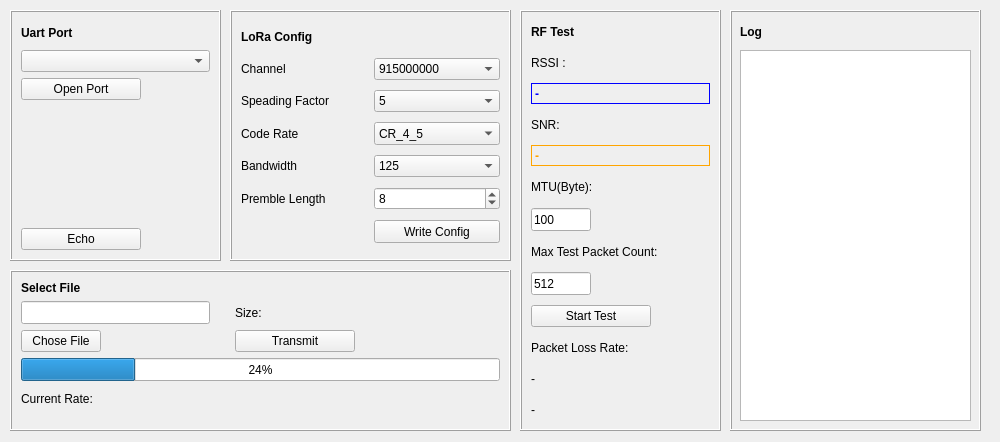
<?xml version="1.0" encoding="UTF-8"?>
<ui version="4.0">
 <class>MainWindow</class>
 <widget class="QMainWindow" name="MainWindow">
  <property name="geometry">
   <rect>
    <x>0</x>
    <y>0</y>
    <width>1000</width>
    <height>442</height>
   </rect>
  </property>
  <property name="sizePolicy">
   <sizepolicy hsizetype="Fixed" vsizetype="Fixed">
    <horstretch>0</horstretch>
    <verstretch>0</verstretch>
   </sizepolicy>
  </property>
  <property name="minimumSize">
   <size>
    <width>1000</width>
    <height>442</height>
   </size>
  </property>
  <property name="maximumSize">
   <size>
    <width>1000</width>
    <height>442</height>
   </size>
  </property>
  <property name="windowTitle">
   <string>MainWindow</string>
  </property>
  <property name="styleSheet">
   <string notr="true"/>
  </property>
  <widget class="QWidget" name="centralwidget">
   <property name="sizePolicy">
    <sizepolicy hsizetype="Fixed" vsizetype="Fixed">
     <horstretch>0</horstretch>
     <verstretch>0</verstretch>
    </sizepolicy>
   </property>
   <property name="font">
    <font>
     <family>Tahoma</family>
    </font>
   </property>
   <property name="styleSheet">
    <string notr="true"/>
   </property>
   <widget class="QFrame" name="port">
    <property name="geometry">
     <rect>
      <x>10</x>
      <y>10</y>
      <width>211</width>
      <height>251</height>
     </rect>
    </property>
    <property name="frameShape">
     <enum>QFrame::Box</enum>
    </property>
    <property name="frameShadow">
     <enum>QFrame::Raised</enum>
    </property>
    <layout class="QVBoxLayout" name="verticalLayout">
     <item>
      <widget class="QLabel" name="label_8">
       <property name="sizePolicy">
        <sizepolicy hsizetype="Preferred" vsizetype="Preferred">
         <horstretch>0</horstretch>
         <verstretch>0</verstretch>
        </sizepolicy>
       </property>
       <property name="minimumSize">
        <size>
         <width>0</width>
         <height>23</height>
        </size>
       </property>
       <property name="maximumSize">
        <size>
         <width>16777215</width>
         <height>23</height>
        </size>
       </property>
       <property name="font">
        <font>
         <family>Tahoma</family>
         <weight>75</weight>
         <bold>true</bold>
        </font>
       </property>
       <property name="text">
        <string>Uart Port</string>
       </property>
      </widget>
     </item>
     <item>
      <widget class="QComboBox" name="comboBoxUart">
       <property name="enabled">
        <bool>true</bool>
       </property>
       <property name="styleSheet">
        <string notr="true"/>
       </property>
      </widget>
     </item>
     <item>
      <widget class="QPushButton" name="pushButtonUart">
       <property name="maximumSize">
        <size>
         <width>120</width>
         <height>22</height>
        </size>
       </property>
       <property name="styleSheet">
        <string notr="true"/>
       </property>
       <property name="text">
        <string>Open Port</string>
       </property>
      </widget>
     </item>
     <item>
      <spacer name="verticalSpacer">
       <property name="orientation">
        <enum>Qt::Vertical</enum>
       </property>
       <property name="sizeHint" stdset="0">
        <size>
         <width>20</width>
         <height>40</height>
        </size>
       </property>
      </spacer>
     </item>
     <item>
      <widget class="QPushButton" name="ate">
       <property name="maximumSize">
        <size>
         <width>120</width>
         <height>22</height>
        </size>
       </property>
       <property name="styleSheet">
        <string notr="true"/>
       </property>
       <property name="text">
        <string>Echo</string>
       </property>
      </widget>
     </item>
    </layout>
   </widget>
   <widget class="QFrame" name="log">
    <property name="geometry">
     <rect>
      <x>730</x>
      <y>10</y>
      <width>251</width>
      <height>421</height>
     </rect>
    </property>
    <property name="frameShape">
     <enum>QFrame::Box</enum>
    </property>
    <property name="frameShadow">
     <enum>QFrame::Raised</enum>
    </property>
    <widget class="QTextEdit" name="textEditLog">
     <property name="geometry">
      <rect>
       <x>10</x>
       <y>40</y>
       <width>231</width>
       <height>371</height>
      </rect>
     </property>
     <property name="sizePolicy">
      <sizepolicy hsizetype="Preferred" vsizetype="Preferred">
       <horstretch>0</horstretch>
       <verstretch>0</verstretch>
      </sizepolicy>
     </property>
     <property name="maximumSize">
      <size>
       <width>800</width>
       <height>16777215</height>
      </size>
     </property>
     <property name="styleSheet">
      <string notr="true"/>
     </property>
     <property name="frameShape">
      <enum>QFrame::StyledPanel</enum>
     </property>
     <property name="html">
      <string>&lt;!DOCTYPE HTML PUBLIC &quot;-//W3C//DTD HTML 4.0//EN&quot; &quot;http://www.w3.org/TR/REC-html40/strict.dtd&quot;&gt;
&lt;html&gt;&lt;head&gt;&lt;meta name=&quot;qrichtext&quot; content=&quot;1&quot; /&gt;&lt;style type=&quot;text/css&quot;&gt;
p, li { white-space: pre-wrap; }
&lt;/style&gt;&lt;/head&gt;&lt;body style=&quot; font-family:'Tahoma'; font-size:9pt; font-weight:400; font-style:normal;&quot;&gt;
&lt;p style=&quot;-qt-paragraph-type:empty; margin-top:0px; margin-bottom:0px; margin-left:0px; margin-right:0px; -qt-block-indent:0; text-indent:0px; font-family:'SimSun';&quot;&gt;&lt;br /&gt;&lt;/p&gt;&lt;/body&gt;&lt;/html&gt;</string>
     </property>
    </widget>
    <widget class="QLabel" name="label_9">
     <property name="geometry">
      <rect>
       <x>10</x>
       <y>10</y>
       <width>71</width>
       <height>23</height>
      </rect>
     </property>
     <property name="font">
      <font>
       <family>Tahoma</family>
       <weight>75</weight>
       <bold>true</bold>
      </font>
     </property>
     <property name="text">
      <string>Log</string>
     </property>
    </widget>
   </widget>
   <widget class="QFrame" name="config">
    <property name="geometry">
     <rect>
      <x>230</x>
      <y>10</y>
      <width>281</width>
      <height>251</height>
     </rect>
    </property>
    <property name="font">
     <font>
      <family>Tahoma</family>
     </font>
    </property>
    <property name="frameShape">
     <enum>QFrame::Box</enum>
    </property>
    <property name="frameShadow">
     <enum>QFrame::Raised</enum>
    </property>
    <layout class="QGridLayout" name="gridLayout">
     <item row="0" column="0">
      <widget class="QLabel" name="label_3">
       <property name="maximumSize">
        <size>
         <width>16777215</width>
         <height>23</height>
        </size>
       </property>
       <property name="font">
        <font>
         <family>Tahoma</family>
         <weight>75</weight>
         <bold>true</bold>
        </font>
       </property>
       <property name="text">
        <string>LoRa Config</string>
       </property>
      </widget>
     </item>
     <item row="1" column="0">
      <widget class="QLabel" name="channel">
       <property name="text">
        <string>Channel</string>
       </property>
      </widget>
     </item>
     <item row="1" column="1">
      <widget class="QComboBox" name="channelBox">
       <item>
        <property name="text">
         <string>915000000</string>
        </property>
       </item>
       <item>
        <property name="text">
         <string>914800000</string>
        </property>
       </item>
       <item>
        <property name="text">
         <string>914600000</string>
        </property>
       </item>
       <item>
        <property name="text">
         <string>915200000</string>
        </property>
       </item>
       <item>
        <property name="text">
         <string>915400000</string>
        </property>
       </item>
      </widget>
     </item>
     <item row="2" column="0">
      <widget class="QLabel" name="label_5">
       <property name="font">
        <font>
         <family>Tahoma</family>
         <weight>50</weight>
         <bold>false</bold>
        </font>
       </property>
       <property name="text">
        <string>Speading Factor</string>
       </property>
      </widget>
     </item>
     <item row="2" column="1">
      <widget class="QComboBox" name="sf">
       <item>
        <property name="text">
         <string>5</string>
        </property>
       </item>
       <item>
        <property name="text">
         <string>6</string>
        </property>
       </item>
       <item>
        <property name="text">
         <string>7</string>
        </property>
       </item>
      </widget>
     </item>
     <item row="3" column="0">
      <widget class="QLabel" name="label_6">
       <property name="font">
        <font>
         <family>Tahoma</family>
        </font>
       </property>
       <property name="text">
        <string>Code Rate</string>
       </property>
      </widget>
     </item>
     <item row="3" column="1">
      <widget class="QComboBox" name="crBox">
       <property name="maximumSize">
        <size>
         <width>16777215</width>
         <height>23</height>
        </size>
       </property>
       <item>
        <property name="text">
         <string>CR_4_5</string>
        </property>
       </item>
       <item>
        <property name="text">
         <string>CR_4_6</string>
        </property>
       </item>
       <item>
        <property name="text">
         <string>CR_4_7</string>
        </property>
       </item>
       <item>
        <property name="text">
         <string>CR_LI_4_5</string>
        </property>
       </item>
       <item>
        <property name="text">
         <string>CR_LI_4_6</string>
        </property>
       </item>
       <item>
        <property name="text">
         <string>CR_LI_4_7</string>
        </property>
       </item>
      </widget>
     </item>
     <item row="4" column="0">
      <widget class="QLabel" name="label_4">
       <property name="text">
        <string>Bandwidth</string>
       </property>
      </widget>
     </item>
     <item row="4" column="1">
      <widget class="QComboBox" name="bwBox">
       <item>
        <property name="text">
         <string>125</string>
        </property>
       </item>
       <item>
        <property name="text">
         <string>250</string>
        </property>
       </item>
      </widget>
     </item>
     <item row="5" column="0">
      <widget class="QLabel" name="label_7">
       <property name="text">
        <string>Premble Length</string>
       </property>
      </widget>
     </item>
     <item row="5" column="1">
      <widget class="QSpinBox" name="prembleBox">
       <property name="maximumSize">
        <size>
         <width>126</width>
         <height>23</height>
        </size>
       </property>
       <property name="wrapping">
        <bool>false</bool>
       </property>
       <property name="accelerated">
        <bool>true</bool>
       </property>
       <property name="showGroupSeparator" stdset="0">
        <bool>false</bool>
       </property>
       <property name="minimum">
        <number>5</number>
       </property>
       <property name="maximum">
        <number>256</number>
       </property>
       <property name="value">
        <number>8</number>
       </property>
      </widget>
     </item>
     <item row="6" column="1">
      <widget class="QPushButton" name="read">
       <property name="sizePolicy">
        <sizepolicy hsizetype="Minimum" vsizetype="Fixed">
         <horstretch>0</horstretch>
         <verstretch>0</verstretch>
        </sizepolicy>
       </property>
       <property name="minimumSize">
        <size>
         <width>0</width>
         <height>23</height>
        </size>
       </property>
       <property name="maximumSize">
        <size>
         <width>16777215</width>
         <height>23</height>
        </size>
       </property>
       <property name="text">
        <string>Write Config</string>
       </property>
      </widget>
     </item>
    </layout>
   </widget>
   <widget class="QFrame" name="progress">
    <property name="geometry">
     <rect>
      <x>10</x>
      <y>270</y>
      <width>501</width>
      <height>161</height>
     </rect>
    </property>
    <property name="frameShape">
     <enum>QFrame::Box</enum>
    </property>
    <property name="frameShadow">
     <enum>QFrame::Raised</enum>
    </property>
    <layout class="QFormLayout" name="formLayout">
     <property name="horizontalSpacing">
      <number>25</number>
     </property>
     <item row="0" column="0">
      <widget class="QLabel" name="label">
       <property name="font">
        <font>
         <family>Tahoma</family>
         <weight>75</weight>
         <bold>true</bold>
        </font>
       </property>
       <property name="text">
        <string>Select File </string>
       </property>
      </widget>
     </item>
     <item row="2" column="0">
      <widget class="QLineEdit" name="lineEditFile">
       <property name="sizePolicy">
        <sizepolicy hsizetype="Preferred" vsizetype="Preferred">
         <horstretch>0</horstretch>
         <verstretch>0</verstretch>
        </sizepolicy>
       </property>
       <property name="minimumSize">
        <size>
         <width>189</width>
         <height>23</height>
        </size>
       </property>
       <property name="maximumSize">
        <size>
         <width>16777215</width>
         <height>23</height>
        </size>
       </property>
      </widget>
     </item>
     <item row="2" column="1">
      <widget class="QLabel" name="labelPictureSize">
       <property name="minimumSize">
        <size>
         <width>0</width>
         <height>23</height>
        </size>
       </property>
       <property name="maximumSize">
        <size>
         <width>16777215</width>
         <height>22</height>
        </size>
       </property>
       <property name="styleSheet">
        <string notr="true"/>
       </property>
       <property name="text">
        <string>Size:</string>
       </property>
      </widget>
     </item>
     <item row="4" column="0">
      <widget class="QPushButton" name="pushButtonFile">
       <property name="sizePolicy">
        <sizepolicy hsizetype="Preferred" vsizetype="Fixed">
         <horstretch>0</horstretch>
         <verstretch>0</verstretch>
        </sizepolicy>
       </property>
       <property name="minimumSize">
        <size>
         <width>0</width>
         <height>22</height>
        </size>
       </property>
       <property name="maximumSize">
        <size>
         <width>130</width>
         <height>22</height>
        </size>
       </property>
       <property name="styleSheet">
        <string notr="true"/>
       </property>
       <property name="text">
        <string>Chose File</string>
       </property>
      </widget>
     </item>
     <item row="4" column="1">
      <widget class="QPushButton" name="pushButtonTransmit">
       <property name="sizePolicy">
        <sizepolicy hsizetype="Fixed" vsizetype="Fixed">
         <horstretch>0</horstretch>
         <verstretch>0</verstretch>
        </sizepolicy>
       </property>
       <property name="minimumSize">
        <size>
         <width>0</width>
         <height>22</height>
        </size>
       </property>
       <property name="maximumSize">
        <size>
         <width>120</width>
         <height>22</height>
        </size>
       </property>
       <property name="styleSheet">
        <string notr="true"/>
       </property>
       <property name="text">
        <string>Transmit</string>
       </property>
      </widget>
     </item>
     <item row="6" column="0" colspan="2">
      <widget class="QProgressBar" name="progressBar">
       <property name="sizePolicy">
        <sizepolicy hsizetype="Preferred" vsizetype="Preferred">
         <horstretch>0</horstretch>
         <verstretch>0</verstretch>
        </sizepolicy>
       </property>
       <property name="minimumSize">
        <size>
         <width>0</width>
         <height>23</height>
        </size>
       </property>
       <property name="maximumSize">
        <size>
         <width>16777215</width>
         <height>22</height>
        </size>
       </property>
       <property name="styleSheet">
        <string notr="true"/>
       </property>
       <property name="value">
        <number>24</number>
       </property>
      </widget>
     </item>
     <item row="7" column="0">
      <widget class="QLabel" name="labelRate">
       <property name="sizePolicy">
        <sizepolicy hsizetype="Fixed" vsizetype="Fixed">
         <horstretch>0</horstretch>
         <verstretch>0</verstretch>
        </sizepolicy>
       </property>
       <property name="minimumSize">
        <size>
         <width>0</width>
         <height>23</height>
        </size>
       </property>
       <property name="maximumSize">
        <size>
         <width>16777215</width>
         <height>23</height>
        </size>
       </property>
       <property name="styleSheet">
        <string notr="true"/>
       </property>
       <property name="text">
        <string>Current Rate: </string>
       </property>
      </widget>
     </item>
    </layout>
   </widget>
   <widget class="QFrame" name="rfTest">
    <property name="geometry">
     <rect>
      <x>520</x>
      <y>10</y>
      <width>201</width>
      <height>421</height>
     </rect>
    </property>
    <property name="frameShape">
     <enum>QFrame::Box</enum>
    </property>
    <property name="frameShadow">
     <enum>QFrame::Raised</enum>
    </property>
    <layout class="QVBoxLayout" name="verticalLayout_2">
     <property name="spacing">
      <number>10</number>
     </property>
     <item>
      <widget class="QLabel" name="label_11">
       <property name="font">
        <font>
         <family>Tahoma</family>
         <weight>75</weight>
         <bold>true</bold>
        </font>
       </property>
       <property name="text">
        <string>RF Test</string>
       </property>
      </widget>
     </item>
     <item>
      <widget class="QLabel" name="label_2">
       <property name="text">
        <string>RSSI :</string>
       </property>
      </widget>
     </item>
     <item>
      <widget class="QLabel" name="rssi">
       <property name="font">
        <font>
         <family>Tahoma</family>
         <weight>75</weight>
         <bold>true</bold>
        </font>
       </property>
       <property name="styleSheet">
        <string notr="true">color: rgb(0, 0, 255);</string>
       </property>
       <property name="frameShape">
        <enum>QFrame::Box</enum>
       </property>
       <property name="text">
        <string>-</string>
       </property>
      </widget>
     </item>
     <item>
      <widget class="QLabel" name="label_13">
       <property name="text">
        <string>SNR:</string>
       </property>
      </widget>
     </item>
     <item>
      <widget class="QLabel" name="snr">
       <property name="font">
        <font>
         <family>Tahoma</family>
         <weight>75</weight>
         <bold>true</bold>
        </font>
       </property>
       <property name="styleSheet">
        <string notr="true">color: rgb(255, 165, 0);</string>
       </property>
       <property name="frameShape">
        <enum>QFrame::Box</enum>
       </property>
       <property name="text">
        <string>-</string>
       </property>
      </widget>
     </item>
     <item>
      <widget class="QLabel" name="label_15">
       <property name="text">
        <string>MTU(Byte):</string>
       </property>
      </widget>
     </item>
     <item>
      <widget class="QLineEdit" name="lineEditFile_mtu">
       <property name="sizePolicy">
        <sizepolicy hsizetype="Preferred" vsizetype="Preferred">
         <horstretch>0</horstretch>
         <verstretch>0</verstretch>
        </sizepolicy>
       </property>
       <property name="minimumSize">
        <size>
         <width>60</width>
         <height>23</height>
        </size>
       </property>
       <property name="maximumSize">
        <size>
         <width>60</width>
         <height>23</height>
        </size>
       </property>
       <property name="text">
        <string>100</string>
       </property>
      </widget>
     </item>
     <item>
      <widget class="QLabel" name="label_16">
       <property name="text">
        <string>Max Test Packet Count:</string>
       </property>
      </widget>
     </item>
     <item>
      <widget class="QLineEdit" name="MaxPacket">
       <property name="sizePolicy">
        <sizepolicy hsizetype="Preferred" vsizetype="Preferred">
         <horstretch>0</horstretch>
         <verstretch>0</verstretch>
        </sizepolicy>
       </property>
       <property name="minimumSize">
        <size>
         <width>60</width>
         <height>23</height>
        </size>
       </property>
       <property name="maximumSize">
        <size>
         <width>60</width>
         <height>23</height>
        </size>
       </property>
       <property name="text">
        <string>512</string>
       </property>
      </widget>
     </item>
     <item>
      <widget class="QPushButton" name="testButton">
       <property name="sizePolicy">
        <sizepolicy hsizetype="Fixed" vsizetype="Fixed">
         <horstretch>0</horstretch>
         <verstretch>0</verstretch>
        </sizepolicy>
       </property>
       <property name="minimumSize">
        <size>
         <width>120</width>
         <height>22</height>
        </size>
       </property>
       <property name="maximumSize">
        <size>
         <width>120</width>
         <height>22</height>
        </size>
       </property>
       <property name="styleSheet">
        <string notr="true"/>
       </property>
       <property name="text">
        <string>Start Test</string>
       </property>
      </widget>
     </item>
     <item>
      <widget class="QLabel" name="label_14">
       <property name="text">
        <string>Packet Loss Rate:</string>
       </property>
      </widget>
     </item>
     <item>
      <widget class="QLabel" name="lostRate">
       <property name="text">
        <string>-</string>
       </property>
      </widget>
     </item>
     <item>
      <widget class="QLabel" name="bytesPerSecond">
       <property name="text">
        <string>-</string>
       </property>
      </widget>
     </item>
    </layout>
   </widget>
  </widget>
 </widget>
 <resources/>
 <connections/>
</ui>
